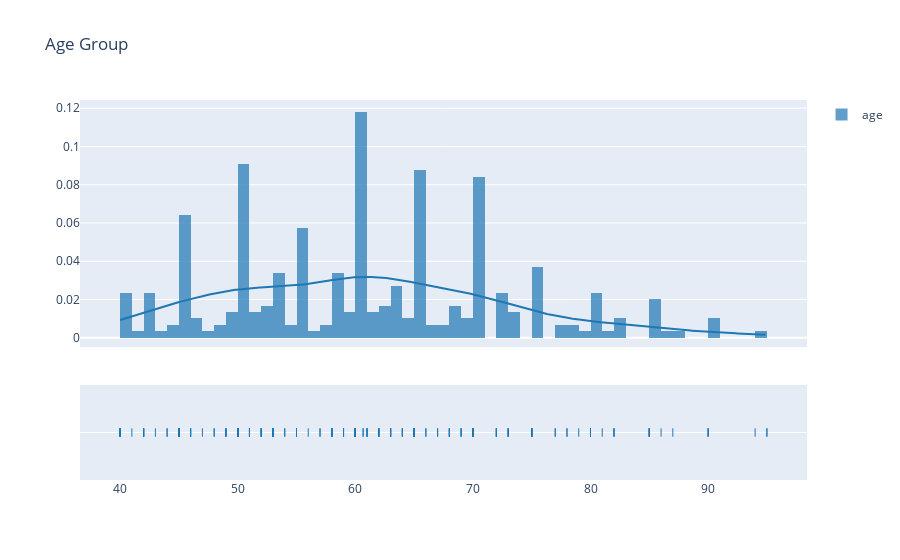

Write notebook code for a chart like this one.
### Markdown cell above
## Age Group

### Code cell
h_data =[hf_data["age"].values]
age_group = ['age'] 

fig = ff.create_distplot(h_data, age_group)
fig.update_layout(title_text='Age Group')

fig.show()

### Figure 1 — Plotly figure (JSON) as saved in the notebook; plotly's stock layout.template omitted (floating-point values rounded to 4 significant figures; data arrays with more than 128 entries replaced by an {"elided": "..."} marker saying what was removed)
{"data": [{"autobinx": false, "histnorm": "probability density", "legendgroup": "age", "marker": {"color": "rgb(31, 119, 180)"}, "name": "age", "opacity": 0.7, "type": "histogram", "x": {"elided": "299 float values"}, "xaxis": "x", "xbins": {"end": 95, "size": 1, "start": 40}, "yaxis": "y"}, {"legendgroup": "age", "marker": {"color": "rgb(31, 119, 180)"}, "mode": "lines", "name": "age", "showlegend": false, "type": "scatter", "x": {"elided": "500 float values"}, "xaxis": "x", "y": {"elided": "500 float values"}, "yaxis": "y"}, {"legendgroup": "age", "marker": {"color": "rgb(31, 119, 180)", "symbol": "line-ns-open"}, "mode": "markers", "name": "age", "showlegend": false, "type": "scatter", "x": {"elided": "299 float values"}, "xaxis": "x", "y": {"elided": "299 str values"}, "yaxis": "y2"}], "layout": {"barmode": "overlay", "hovermode": "closest", "legend": {"traceorder": "reversed"}, "title": {"text": "Age Group"}, "xaxis": {"anchor": "y2", "domain": [0, 1], "zeroline": false}, "yaxis": {"anchor": "free", "domain": [0.35, 1], "position": 0}, "yaxis2": {"anchor": "x", "domain": [0, 0.25], "dtick": 1, "showticklabels": false}}}
